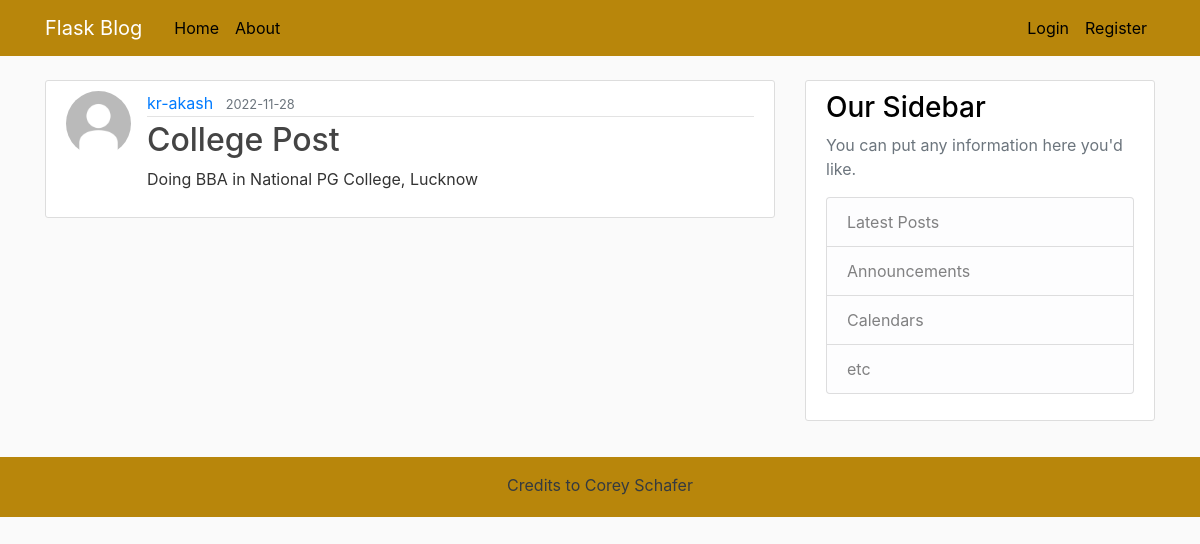
Screenshot of /post/2 with the database file from the repository.
### flaskblog/models.py (models this page shows, shortened)
class User(db.Model, UserMixin):
    id = db.Column(db.Integer, primary_key=True)
    username = db.Column(db.String(20), unique=True, nullable=False)
    email = db.Column(db.String(120), unique=True, nullable=False)
    image_file = db.Column(db.String(20), nullable=False, default='default.jpg')
    password = db.Column(db.String(60), nullable=False)
    posts = db.relationship('Post', backref='author', lazy=True)

class Post(db.Model):
    id = db.Column(db.Integer, primary_key=True)
    title = db.Column(db.String(100), nullable=False)
    date_posted = db.Column(db.DateTime, nullable=False, default=datetime.utcnow)
    content = db.Column(db.Text, nullable=False)
    user_id = db.Column(db.Integer, db.ForeignKey('user.id'), nullable=False)

### flaskblog/routes.py (the view)
@app.route("/post/<int:post_id>")
def post(post_id):
    post = Post.query.get_or_404(post_id)
    return render_template('post.html', title=post.title, post=post)

### flaskblog/templates/post.html (shortened to what this page needs)
{% extends "layout.html" %}
{% block content %}
  <article class="media content-section">
    <img class="rounded-circle article-img" src="{{ url_for('static', filename='profile_pics/' + post.author.image_file) }}" alt="">
    <div class="media-body">
      <div class="article-metadata">
        <a class="mr-2" href="{{ url_for('user_posts', username=post.author.username) }}">{{ post.author.username }}</a>
        <small class="text-muted">{{ post.date_posted.strftime('%Y-%m-%d') }}</small>
      </div>
      <h2 class="article-title">{{ post.title }}</h2>
      <p class="article-content">{{ post.content }}</p>
    </div>
  </article>
{% endblock content %}

### flaskblog/static/main.css (style rules this page uses)
body { height: 100%; background: #fafafa; color: #333333; margin-top: 5rem; }
h1, h2, h3, h4, h5, h6 { color: black; }
.content-section { background: #ffffff; padding: 10px 20px; border: 1px solid #dddddd; border-radius: 3px; margin-bottom: 20px; }
.article-title { color: #444444; }
.article-content { white-space: pre-line; }
.article-img { height: 65px; width: 65px; margin-right: 16px; }
.article-metadata { padding-bottom: 1px; margin-bottom: 4px; border-bottom: 1px solid #e3e3e3 }

### rows the page displays
User: image_file (placeholder picture), author.username "kr-akash"
Post: date_posted "2022-11-28", title "College Post", content "Doing BBA in National PG College, Lucknow"
